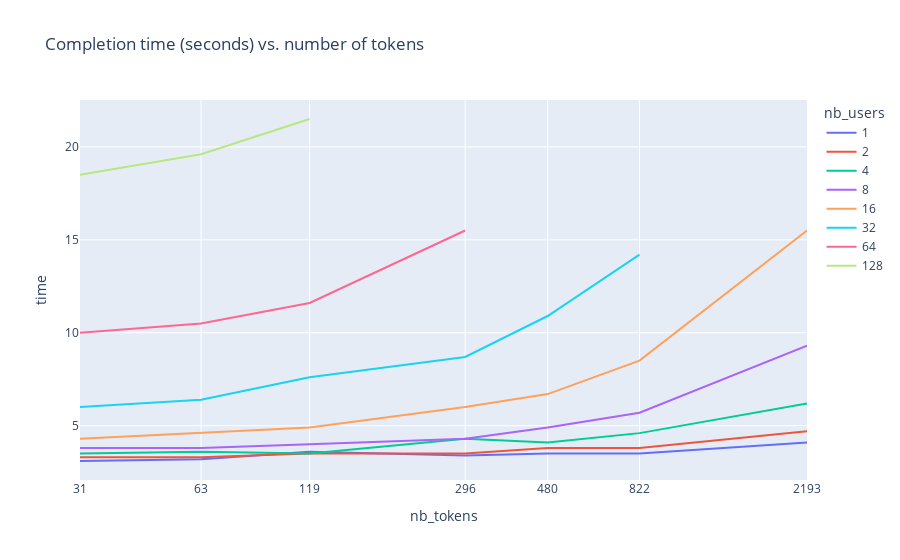

Notebook code for this chart:
### Code cell
fig = px.line(df, x='nb_tokens', y='time', color="nb_users", log_x=True, title="Completion time (seconds) vs. number of tokens")

fig.update_layout(xaxis = {
    'tickmode': 'array',
    'tickvals': nb_tokens,
})

### Figure 1 — Plotly figure (JSON) as saved in the notebook; plotly's stock layout.template omitted (floating-point values rounded to 4 significant figures)
{"data": [{"hovertemplate": "nb_users=1<br>nb_tokens=%{x}<br>time=%{y}<extra></extra>", "legendgroup": "1", "line": {"color": "#636efa", "dash": "solid"}, "marker": {"symbol": "circle"}, "mode": "lines", "name": "1", "orientation": "v", "showlegend": true, "type": "scatter", "x": [31, 63, 119, 296, 480, 822, 2193], "xaxis": "x", "y": [3.1, 3.2, 3.6, 3.4, 3.5, 3.5, 4.1], "yaxis": "y"}, {"hovertemplate": "nb_users=2<br>nb_tokens=%{x}<br>time=%{y}<extra></extra>", "legendgroup": "2", "line": {"color": "#EF553B", "dash": "solid"}, "marker": {"symbol": "circle"}, "mode": "lines", "name": "2", "orientation": "v", "showlegend": true, "type": "scatter", "x": [31, 63, 119, 296, 480, 822, 2193], "xaxis": "x", "y": [3.3, 3.3, 3.5, 3.5, 3.8, 3.8, 4.7], "yaxis": "y"}, {"hovertemplate": "nb_users=4<br>nb_tokens=%{x}<br>time=%{y}<extra></extra>", "legendgroup": "4", "line": {"color": "#00cc96", "dash": "solid"}, "marker": {"symbol": "circle"}, "mode": "lines", "name": "4", "orientation": "v", "showlegend": true, "type": "scatter", "x": [31, 63, 119, 296, 480, 822, 2193], "xaxis": "x", "y": [3.5, 3.6, 3.5, 4.3, 4.1, 4.6, 6.2], "yaxis": "y"}, {"hovertemplate": "nb_users=8<br>nb_tokens=%{x}<br>time=%{y}<extra></extra>", "legendgroup": "8", "line": {"color": "#ab63fa", "dash": "solid"}, "marker": {"symbol": "circle"}, "mode": "lines", "name": "8", "orientation": "v", "showlegend": true, "type": "scatter", "x": [31, 63, 119, 296, 480, 822, 2193], "xaxis": "x", "y": [3.8, 3.8, 4, 4.3, 4.9, 5.7, 9.3], "yaxis": "y"}, {"hovertemplate": "nb_users=16<br>nb_tokens=%{x}<br>time=%{y}<extra></extra>", "legendgroup": "16", "line": {"color": "#FFA15A", "dash": "solid"}, "marker": {"symbol": "circle"}, "mode": "lines", "name": "16", "orientation": "v", "showlegend": true, "type": "scatter", "x": [31, 63, 119, 296, 480, 822, 2193], "xaxis": "x", "y": [4.3, 4.6, 4.9, 6, 6.7, 8.5, 15.5], "yaxis": "y"}, {"hovertemplate": "nb_users=32<br>nb_tokens=%{x}<br>time=%{y}<extra></extra>", "legendgroup": "32", "line": {"color": "#19d3f3", "dash": "solid"}, "marker": {"symbol": "circle"}, "mode": "lines", "name": "32", "orientation": "v", "showlegend": true, "type": "scatter", "x": [31, 63, 119, 296, 480, 822, 2193], "xaxis": "x", "y": [6, 6.4, 7.6, 8.7, 10.9, 14.2, null], "yaxis": "y"}, {"hovertemplate": "nb_users=64<br>nb_tokens=%{x}<br>time=%{y}<extra></extra>", "legendgroup": "64", "line": {"color": "#FF6692", "dash": "solid"}, "marker": {"symbol": "circle"}, "mode": "lines", "name": "64", "orientation": "v", "showlegend": true, "type": "scatter", "x": [31, 63, 119, 296, 480, 822, 2193], "xaxis": "x", "y": [10, 10.5, 11.6, 15.5, null, null, null], "yaxis": "y"}, {"hovertemplate": "nb_users=128<br>nb_tokens=%{x}<br>time=%{y}<extra></extra>", "legendgroup": "128", "line": {"color": "#B6E880", "dash": "solid"}, "marker": {"symbol": "circle"}, "mode": "lines", "name": "128", "orientation": "v", "showlegend": true, "type": "scatter", "x": [31, 63, 119, 296, 480, 822, 2193], "xaxis": "x", "y": [18.5, 19.6, 21.5, null, null, null, null], "yaxis": "y"}], "layout": {"legend": {"title": {"text": "nb_users"}, "tracegroupgap": 0}, "title": {"text": "Completion time (seconds) vs. number of tokens"}, "xaxis": {"anchor": "y", "domain": [0, 1], "tickmode": "array", "tickvals": [31, 63, 119, 296, 480, 822, 2193], "title": {"text": "nb_tokens"}, "type": "log"}, "yaxis": {"anchor": "x", "domain": [0, 1], "title": {"text": "time"}}}}
